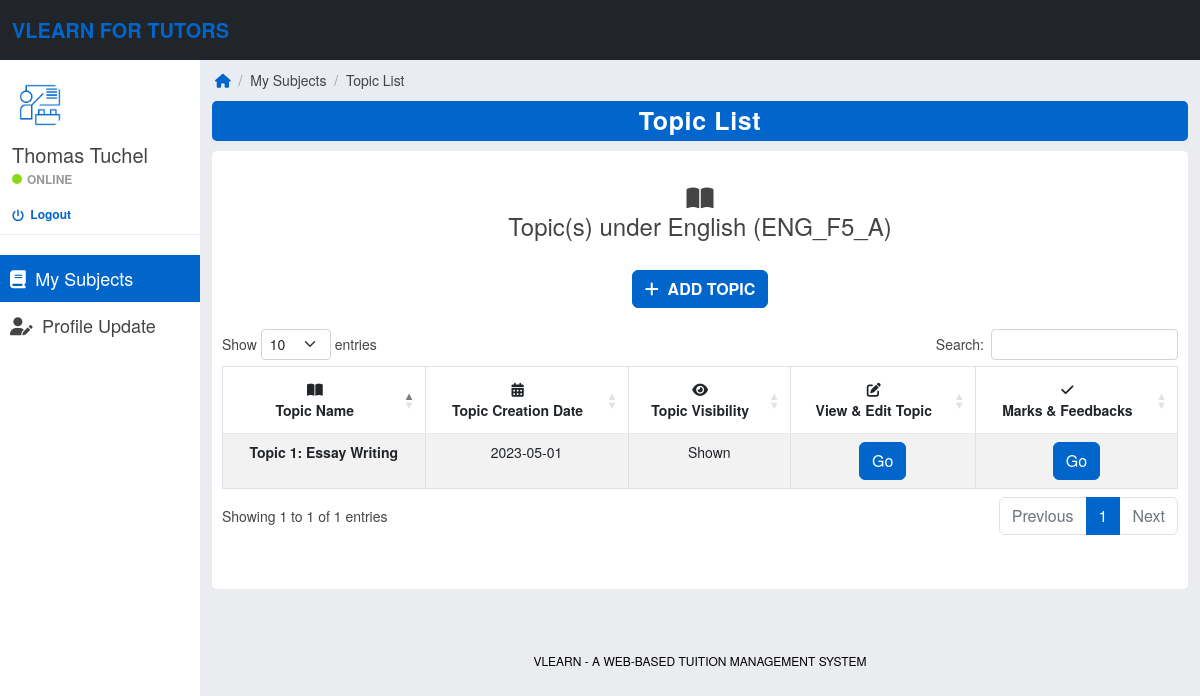
Screenshot of /tutor-topic-list.php?subjectId=2 (signed in) with the database file from the repository.
### tables this page shows
CREATE TABLE `tutors` (
  `tutorId` int(11) UNSIGNED NOT NULL,
  `tutorName` varchar(100) NOT NULL,
  `tutorEmail` varchar(100) NOT NULL,
  `tutorPassword` varchar(100) NOT NULL,
  `tutorSpeciality` varchar(30) NOT NULL,
  `tutorStartDate` date NOT NULL,
  `tutorIsActive` tinyint(1) NOT NULL
);

CREATE TABLE `subjects` (
  `subjectId` int(11) UNSIGNED NOT NULL,
  `tutorId` int(11) UNSIGNED NOT NULL,
  `subjectName` varchar(100) NOT NULL,
  `subjectCode` varchar(20) NOT NULL,
  `subjectEducationLevel` varchar(20) NOT NULL,
  `subjectStage` varchar(20) NOT NULL,
  `subjectCategory` varchar(30) NOT NULL,
  `subjectSession` varchar(20) NOT NULL,
  `subjectCreationDate` date NOT NULL,
  `subjectShowOrHide` tinyint(1) NOT NULL
);

CREATE TABLE `topics` (
  `topicId` int(11) UNSIGNED NOT NULL,
  `subjectId` int(11) UNSIGNED NOT NULL,
  `topicName` varchar(100) NOT NULL,
  `topicDescription` text NOT NULL,
  `topicNotes` varchar(255) NOT NULL,
  `topicHomework` varchar(255) NOT NULL,
  `topicMarksAvailable` float NOT NULL,
  `topicCreationDate` date NOT NULL,
  `topicShowOrHide` tinyint(1) NOT NULL
);

### tutor-topic-list.php (the view, shortened to what this page needs)
<?php
    include('includes/database-connection.php');
    if(strlen($_SESSION['VLearnTutorSessionCounter']) == 0) {
        header('location:tutor-logout-auto.php');
    }
    else {
?>
<!DOCTYPE html>
<html lang="en">
<head>
    <?php
        include('includes/head-styles.php');
    ?>
    <link rel="stylesheet" type="text/css" href="https://cdn.datatables.net/1.13.4/css/dataTables.bootstrap5.min.css"/>
    <link rel="stylesheet" href="css/datatables.css" type="text/css">
</head>
<body>
	<?php
		include_once('includes/tutor-header.php');
		include_once('includes/tutor-sidebar.php');
    ?>
    <div class="col-sm-9 offset-sm-3 col-lg-10 offset-lg-2">
        <div class="row main">
            <ol class="breadcrumb">
                <li><a href="tutor-home.php"><em class="fa fa-home" style="font-size: 14px; color: #0066cc;"></em></a></li>
                <li style="color: #999999;">&nbsp; / &nbsp;</li>
                <li>My Subjects</li>
                <li style="color: #999999;">&nbsp; / &nbsp;</li>
                <li>Topic List</li>
            </ol>
        </div>
        <div class="row main">
            <div class="col-md-12">
                <div class="panel panel-primary">
                    <div class="panel-heading">Topic List</div>
                </div>
            </div>
        </div>
        <div class="row main">
            <div class="col-md-12">
                <div class="panel panel-default">
                    <div class="panel-body easypiechart-panel">
                        <?php
                            if(isset($_GET['subjectId']) && is_numeric($_GET['subjectId'])) {
                                $subjectId = $_GET['subjectId'];
                                $qry = "SELECT subjectName, subjectCode FROM subjects WHERE subjectId=$subjectId";
                                $res = mysqli_query($con, $qry);
                                while($qrow = $res->fetch_assoc()) {
                                    $subjectName = $qrow['subjectName'];
                                    $subjectCode = $qrow['subjectCode'];
                                }
                        ?>
                        <br>
                        <h4><b><span class="fa-solid fa-book-open" aria-hidden="true"></span><br>Topic(s) under <?php echo $subjectName; ?> (<?php echo $subjectCode; ?>)</b></h4>
                        <br>
                        <div class="col-md-12">
                            <a href="tutor-add-topic.php?subjectId=<?php echo $subjectId; ?>"><button class="btn btn-primary"><b><span class="fa fa-plus"></span>&nbsp; ADD TOPIC</b></button></a>
                        </div>
                        <br>
                        <div class="col-md-10" style="width: 100%;">
                            <table id="table14" class="table table-bordered table-striped">
                                <thead>
                                    <tr>
                                        <th style="text-align: center"><span class="fa-solid fa-book-open"></span><br>Topic Name</th>
                                        <th style="text-align: center"><span class="fa fa-calendar"></span><br>Topic Creation Date</th>
                                        <th style="text-align: center"><span class="fas fa-eye"></span><br>Topic Visibility</th>
                                        <th style="text-align: center"><span class="fas fa-edit"></span><br>View & Edit Topic</th>
                                        <th style="text-align: center"><span class="fa fa-check"></span><br>Marks & Feedbacks</th>
                                    </tr>
                                </thead>
                                <tbody>
                                    <?php
                                        $sql = "SELECT topicName, topicCreationDate, topicShowOrHide, topicId FROM topics WHERE subjectId=$subjectId ORDER BY topicId";
                                        $result = mysqli_query($con, $sql);
                                        if(mysqli_num_rows($result) == 0) {
                                            echo "<p class='message'>There are no topics under this subject.</p>";
                                        }
                                        else {
                                            while($row = $result->fetch_assoc()) {
                                    ?>
                                    <tr>
                                        <td><b><?php echo $row['topicName']; ?></b></td>
                                        <td><?php echo $row['topicCreationDate']; ?></td>
                                        <td>
                                            <?php
                                                if($row['topicShowOrHide'] == 0) {
                                                    echo "Hidden";
                                                }
                                                else {
                                                    echo "Shown";
                                                }
                                            ?>
                                        </td>
                                        <td><a href="tutor-edit-topic.php?topicId=<?php echo $row['topicId']; ?>&subjectId=<?php echo $subjectId; ?>"><button class="btn btn-primary">Go</button></a></td>
                                        <td><a href="tutor-marks-feedbacks.php?subjectId=<?php echo $subjectId; ?>&topicId=<?php echo $row['topicId']; ?>"><button class="btn btn-primary">Go</button></a></td>
                                    </tr>
                                    <?php
                                            }
                                        }
                                    ?>
                                </tbody>
                            </table>
                            <br>
                        </div>
                        <?php
                            }
                            else {
                                echo "<script>alert('Something went wrong! Please try again.');</script>";
                            }
                        ?>
                    </div>
                </div>
            </div>
        </div>
        <br><br><br>
    </div>
	<?php
        include_once('includes/footer-enhanced.php');
    ?>
</body>
</html>
<?php
    }
?>

### includes/tutor-sidebar.php (shortened to what this page needs)
<?php
    include('includes/database-connection.php');
?>
<div id="sidebar-collapse" class="col-sm-3 col-lg-2 sidebar">
    <div class="profile-sidebar">
        <div class="profile-userpic">
            <img src="images/tutor-icon.png" class="img-responsive">
        </div>
        <div class="profile-usertitle">
            <?php
                $tutorId = $_SESSION['VLearnTutorSessionCounter'];
                $ret = mysqli_query($con, "SELECT tutorName FROM tutors WHERE tutorId=$tutorId");
                $row = mysqli_fetch_array($ret);
                $tutorName = $row['tutorName'];
            ?>
            <div class="profile-usertitle-name">
                <?php
                    echo $tutorName;
                ?>
            </div>
            <div class="profile-usertitle-status">
                <span class="indicator label-success"></span>Online
            </div>
            <div class="profile-logout">
                <a href="tutor-logout.php?logout=true"><i class="fa fa-power-off fa-lg" style="font-size: 12px; color: #0066cc;" aria-hidden="true">&nbsp;</i> Logout</a>
            </div>
        </div>
    </div>
    <ul class="nav menu">
        <li
            <?php
                if(PAGE == 'MySubjects') {
                    echo "class='active'";
                }
            ?>
        >
            <a href="tutor-home.php"><em class="fa fa-book">&nbsp;</em> My Subjects</a>
        </li>
        <li
            <?php
                if(PAGE == 'ProfileUpdate') {
                    echo "class='active'";
                }
            ?>
        >
            <a href="tutor-profile-update.php"><em class="fa-solid fa-user-pen">&nbsp;</em> Profile Update</a>
        </li>
    </ul>
</div>

### css/styles.css (style rules this page uses)
body { background: #ebecf0; padding-top: 60px; font-size: 14px; color: #444444; font-family: "Montserrat", "Helvetica Neue", Helvetica, Arial, sans-serif; }
a, a:hover, a:focus { color: transparent; }
h1, h2, h3, h4, h5, h6 { color: #444444; }
h3, h4 { font-weight: 300; }
.btn-primary, .btn-primary:hover, .btn-primary:focus, .btn-primary:active, .btn-primary.active, .open > .dropdown-toggle.btn-primary, .btn-primary.disabled, .btn-primary[disabled], fieldset[disabled] .btn-primary, .btn-primary.disabled:hover, .btn-primary[disabled]:hover, fieldset[disabled] .btn-primary:hover, .btn-primary.disabled:focus, .btn-primary[disabled]:focus, fieldset[disabled] .btn-primary:focus, .btn-primary.disabled:active, .btn-primary[disabled]:active, fieldset[disabled] .btn-primary:active, .btn-primary.disabled.active, .btn-primary[disabled].active, fieldset[disabled] .btn-primary.active { background-color: #0066cc; border-color: #0066cc; }
.label-success { background-color: #8ad919; }
.panel { border: 0; }
.panel-primary > .panel-heading { background-color: #0066cc; color: #fff; border: none; border-radius: 5px; }
.panel-heading { font-size: 25px; font-weight: bold; letter-spacing: 0.025em; height: 40px; line-height: 38px; text-align: center; }
.main { margin-left: 0; margin-right: 0; }
.sidebar { display: block; padding: 0; display: none; box-shadow: none; background: #fff; }
.sidebar ul { margin: 20px 0px; text-decoration: none; }
.sidebar ul.nav { display: block; }
@media (min-width: 576px) { .sidebar { display: block; position: fixed; top: 60px; bottom: 0; left: 0; z-index: 1000; display: block; margin: 0; padding: 0; overflow-x: hidden; overflow-y: auto; } }
.sidebar ul.nav .active a, .sidebar ul.nav li.parent a.active, .sidebar ul.nav .active > a:hover, .sidebar ul.nav li.parent a.active:hover, .sidebar ul.nav .active > a:focus, .sidebar ul.nav li.parent a.active:focus { text-decoration: none; color: #fff; background-color: #0066cc; display: block; }
.sidebar ul.nav li a { font-size: 18px; padding: 10px 0px 10px 10px; color: #444444; text-decoration: none; display: block; }
.profile-sidebar { padding: 10px 0; border-bottom: 1px solid #e9ecf2; }
.indicator { width: 10px; height: 10px; display: inline-block; border-radius: 9999px; margin-right: 5px; }
.profile-userpic img { float: left; margin: 10px 0px 0px 15px; width: 50px; height: 50px; border-radius: 9999px !important; }
.profile-usertitle { float: left; text-align: left; margin: 10px 0 0 12px; }
.profile-usertitle-name { font-size: 20px; margin-bottom: 0px; color: #444444; }
.profile-usertitle-status { text-transform: uppercase; color: #999999; font-size: 12px; font-weight: 600; margin-bottom: 15px; }
.breadcrumb { border-radius: 0; padding: 10px 15px 10px 15px; background: #e9ecf2; margin: 0; }
.easypiechart-panel { text-align: center; padding: 1px 0; margin-bottom: 20px; }
.table { background: #fff; }
.table > thead > tr > th { border-bottom: 1px solid #e6e7e8; vertical-align: middle; height: 50px; }
.profile-logout > a { font-size: 12px; font-weight: 600; margin-bottom: 0px; text-decoration: none; color: #0066cc; }
div.panel-default { background-color: #fff; border-radius: 5px; padding: 10px; margin-top: 10px; }

### rows the page displays
tutors: tutorName "Thomas Tuchel"
subjects: subjectName "English", subjectCode "ENG_F5_A"
topics: topicName "Topic 1: Essay Writing", topicCreationDate "2023-05-01", topicShowOrHide "Shown"
